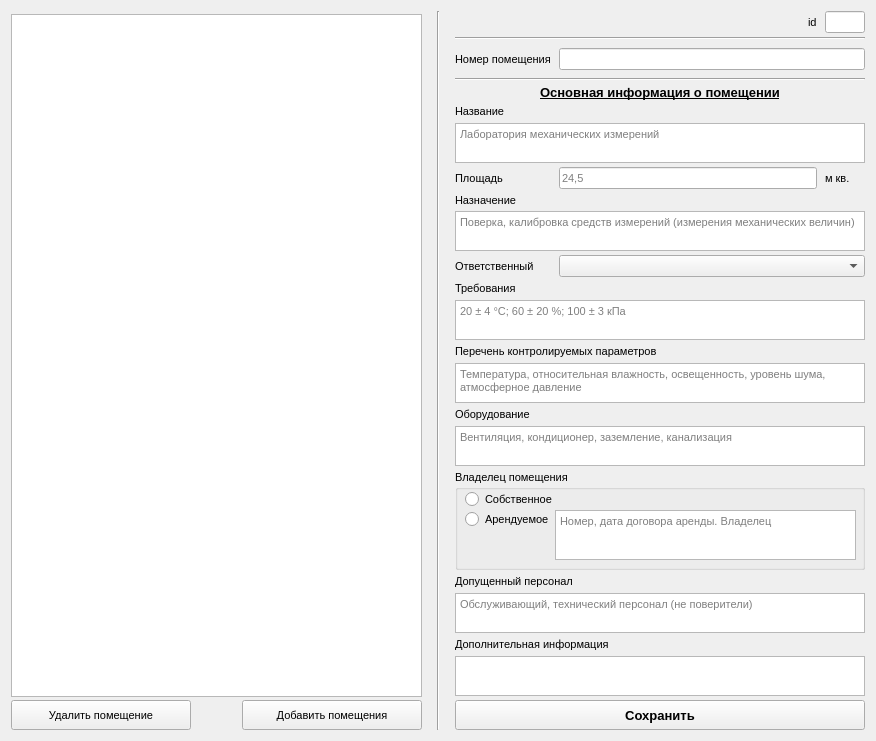
<?xml version="1.0" encoding="UTF-8"?>
<ui version="4.0">
 <class>Form</class>
 <widget class="QWidget" name="Form">
  <property name="geometry">
   <rect>
    <x>0</x>
    <y>0</y>
    <width>876</width>
    <height>741</height>
   </rect>
  </property>
  <property name="font">
   <font>
    <pointsize>8</pointsize>
   </font>
  </property>
  <property name="windowTitle">
   <string>Form</string>
  </property>
  <layout class="QGridLayout" name="gridLayout_2" columnstretch="0,0,0,0">
   <property name="horizontalSpacing">
    <number>15</number>
   </property>
   <property name="verticalSpacing">
    <number>3</number>
   </property>
   <item row="2" column="0">
    <layout class="QHBoxLayout" name="horizontalLayout_2">
     <property name="spacing">
      <number>10</number>
     </property>
     <item>
      <widget class="QPushButton" name="pushButton_delete">
       <property name="enabled">
        <bool>true</bool>
       </property>
       <property name="minimumSize">
        <size>
         <width>180</width>
         <height>30</height>
        </size>
       </property>
       <property name="maximumSize">
        <size>
         <width>180</width>
         <height>16777215</height>
        </size>
       </property>
       <property name="styleSheet">
        <string notr="true"/>
       </property>
       <property name="text">
        <string>Удалить помещение</string>
       </property>
      </widget>
     </item>
     <item>
      <spacer name="horizontalSpacer_2">
       <property name="orientation">
        <enum>Qt::Horizontal</enum>
       </property>
       <property name="sizeHint" stdset="0">
        <size>
         <width>40</width>
         <height>20</height>
        </size>
       </property>
      </spacer>
     </item>
     <item>
      <widget class="QPushButton" name="pushButton_add_rooms">
       <property name="enabled">
        <bool>true</bool>
       </property>
       <property name="minimumSize">
        <size>
         <width>180</width>
         <height>30</height>
        </size>
       </property>
       <property name="text">
        <string>Добавить помещения</string>
       </property>
      </widget>
     </item>
    </layout>
   </item>
   <item row="0" column="0">
    <layout class="QVBoxLayout" name="verticalLayout"/>
   </item>
   <item row="1" column="0">
    <widget class="QTreeView" name="treeView">
     <property name="enabled">
      <bool>true</bool>
     </property>
     <property name="minimumSize">
      <size>
       <width>0</width>
       <height>570</height>
      </size>
     </property>
    </widget>
   </item>
   <item row="0" column="2" rowspan="3">
    <widget class="Line" name="line">
     <property name="orientation">
      <enum>Qt::Vertical</enum>
     </property>
    </widget>
   </item>
   <item row="0" column="3" rowspan="3">
    <layout class="QGridLayout" name="gridLayout" columnstretch="0,0,0">
     <property name="horizontalSpacing">
      <number>8</number>
     </property>
     <property name="verticalSpacing">
      <number>4</number>
     </property>
     <item row="22" column="0" colspan="3">
      <widget class="QPlainTextEdit" name="plainTextEdit_room_info">
       <property name="maximumSize">
        <size>
         <width>16777215</width>
         <height>40</height>
        </size>
       </property>
       <property name="tabChangesFocus">
        <bool>true</bool>
       </property>
      </widget>
     </item>
     <item row="14" column="0" colspan="3">
      <widget class="QLabel" name="label_22">
       <property name="text">
        <string>Перечень контролируемых параметров</string>
       </property>
       <property name="alignment">
        <set>Qt::AlignLeading|Qt::AlignLeft|Qt::AlignVCenter</set>
       </property>
       <property name="wordWrap">
        <bool>true</bool>
       </property>
      </widget>
     </item>
     <item row="6" column="0" colspan="3">
      <widget class="QLabel" name="label_5">
       <property name="text">
        <string>Название</string>
       </property>
       <property name="alignment">
        <set>Qt::AlignLeading|Qt::AlignLeft|Qt::AlignVCenter</set>
       </property>
      </widget>
     </item>
     <item row="19" column="0" colspan="3">
      <widget class="QLabel" name="label_9">
       <property name="text">
        <string>Допущенный персонал</string>
       </property>
       <property name="alignment">
        <set>Qt::AlignLeading|Qt::AlignLeft|Qt::AlignVCenter</set>
       </property>
      </widget>
     </item>
     <item row="16" column="0" colspan="3">
      <widget class="QLabel" name="label_16">
       <property name="text">
        <string>Оборудование</string>
       </property>
       <property name="alignment">
        <set>Qt::AlignLeading|Qt::AlignLeft|Qt::AlignVCenter</set>
       </property>
      </widget>
     </item>
     <item row="10" column="0" colspan="3">
      <widget class="QPlainTextEdit" name="plainTextEdit_room_purpose">
       <property name="maximumSize">
        <size>
         <width>16777215</width>
         <height>40</height>
        </size>
       </property>
       <property name="tabChangesFocus">
        <bool>true</bool>
       </property>
       <property name="placeholderText">
        <string>Поверка, калибровка средств измерений (измерения механических величин)</string>
       </property>
      </widget>
     </item>
     <item row="5" column="0" colspan="3">
      <widget class="QLabel" name="label_2">
       <property name="font">
        <font>
         <pointsize>10</pointsize>
         <underline>true</underline>
        </font>
       </property>
       <property name="frameShape">
        <enum>QFrame::NoFrame</enum>
       </property>
       <property name="frameShadow">
        <enum>QFrame::Plain</enum>
       </property>
       <property name="lineWidth">
        <number>0</number>
       </property>
       <property name="midLineWidth">
        <number>0</number>
       </property>
       <property name="text">
        <string>&lt;html&gt;&lt;head/&gt;&lt;body&gt;&lt;p&gt;&lt;span style=&quot; font-weight:600;&quot;&gt;Основная информация о помещении&lt;/span&gt;&lt;/p&gt;&lt;/body&gt;&lt;/html&gt;</string>
       </property>
       <property name="alignment">
        <set>Qt::AlignCenter</set>
       </property>
       <property name="margin">
        <number>0</number>
       </property>
       <property name="indent">
        <number>-1</number>
       </property>
      </widget>
     </item>
     <item row="17" column="0" colspan="3">
      <widget class="QPlainTextEdit" name="plainTextEdit_room_equipment">
       <property name="maximumSize">
        <size>
         <width>16777215</width>
         <height>40</height>
        </size>
       </property>
       <property name="tabChangesFocus">
        <bool>true</bool>
       </property>
       <property name="placeholderText">
        <string>Вентиляция, кондиционер, заземление, канализация</string>
       </property>
      </widget>
     </item>
     <item row="8" column="0">
      <widget class="QLabel" name="label_6">
       <property name="text">
        <string>Площадь</string>
       </property>
       <property name="alignment">
        <set>Qt::AlignLeading|Qt::AlignLeft|Qt::AlignVCenter</set>
       </property>
      </widget>
     </item>
     <item row="0" column="2">
      <widget class="QLineEdit" name="lineEdit_room_id">
       <property name="sizePolicy">
        <sizepolicy hsizetype="Expanding" vsizetype="Fixed">
         <horstretch>0</horstretch>
         <verstretch>0</verstretch>
        </sizepolicy>
       </property>
       <property name="maximumSize">
        <size>
         <width>40</width>
         <height>16777215</height>
        </size>
       </property>
       <property name="alignment">
        <set>Qt::AlignCenter</set>
       </property>
       <property name="readOnly">
        <bool>true</bool>
       </property>
      </widget>
     </item>
     <item row="11" column="1" colspan="2">
      <widget class="QComboBox" name="comboBox_room_responsible_person">
       <property name="sizeAdjustPolicy">
        <enum>QComboBox::AdjustToMinimumContentsLength</enum>
       </property>
       <property name="frame">
        <bool>true</bool>
       </property>
      </widget>
     </item>
     <item row="11" column="0">
      <widget class="QLabel" name="label_8">
       <property name="text">
        <string>Ответственный</string>
       </property>
       <property name="alignment">
        <set>Qt::AlignLeading|Qt::AlignLeft|Qt::AlignVCenter</set>
       </property>
       <property name="buddy">
        <cstring>comboBox_room_responsible_person</cstring>
       </property>
      </widget>
     </item>
     <item row="9" column="0" colspan="3">
      <widget class="QLabel" name="label_4">
       <property name="text">
        <string>Назначение</string>
       </property>
       <property name="alignment">
        <set>Qt::AlignLeading|Qt::AlignLeft|Qt::AlignVCenter</set>
       </property>
      </widget>
     </item>
     <item row="7" column="0" colspan="3">
      <widget class="QPlainTextEdit" name="plainTextEdit_room_name">
       <property name="maximumSize">
        <size>
         <width>16777215</width>
         <height>40</height>
        </size>
       </property>
       <property name="tabChangesFocus">
        <bool>true</bool>
       </property>
       <property name="placeholderText">
        <string>Лаборатория механических измерений</string>
       </property>
      </widget>
     </item>
     <item row="12" column="0" colspan="3">
      <widget class="QLabel" name="label_10">
       <property name="text">
        <string>Требования</string>
       </property>
       <property name="alignment">
        <set>Qt::AlignLeading|Qt::AlignLeft|Qt::AlignVCenter</set>
       </property>
      </widget>
     </item>
     <item row="15" column="0" colspan="3">
      <widget class="QPlainTextEdit" name="plainTextEdit_room_conditions">
       <property name="maximumSize">
        <size>
         <width>16777215</width>
         <height>40</height>
        </size>
       </property>
       <property name="tabChangesFocus">
        <bool>true</bool>
       </property>
       <property name="placeholderText">
        <string>Температура, относительная влажность, освещенность, уровень шума, атмосферное давление</string>
       </property>
      </widget>
     </item>
     <item row="13" column="0" colspan="3">
      <widget class="QPlainTextEdit" name="plainTextEdit_room_requirements">
       <property name="maximumSize">
        <size>
         <width>16777215</width>
         <height>40</height>
        </size>
       </property>
       <property name="tabChangesFocus">
        <bool>true</bool>
       </property>
       <property name="placeholderText">
        <string>20 ± 4 °С; 60 ± 20 %; 100 ± 3 кПа</string>
       </property>
      </widget>
     </item>
     <item row="21" column="0" colspan="3">
      <widget class="QLabel" name="label_18">
       <property name="text">
        <string>Дополнительная информация</string>
       </property>
       <property name="alignment">
        <set>Qt::AlignLeading|Qt::AlignLeft|Qt::AlignVCenter</set>
       </property>
       <property name="wordWrap">
        <bool>true</bool>
       </property>
      </widget>
     </item>
     <item row="20" column="0" colspan="3">
      <widget class="QPlainTextEdit" name="plainTextEdit_room_personal">
       <property name="sizePolicy">
        <sizepolicy hsizetype="Expanding" vsizetype="Expanding">
         <horstretch>0</horstretch>
         <verstretch>0</verstretch>
        </sizepolicy>
       </property>
       <property name="minimumSize">
        <size>
         <width>0</width>
         <height>0</height>
        </size>
       </property>
       <property name="maximumSize">
        <size>
         <width>16777215</width>
         <height>40</height>
        </size>
       </property>
       <property name="tabChangesFocus">
        <bool>true</bool>
       </property>
       <property name="placeholderText">
        <string>Обслуживающий, технический персонал (не поверители)</string>
       </property>
      </widget>
     </item>
     <item row="0" column="0" colspan="2">
      <layout class="QHBoxLayout" name="horizontalLayout">
       <property name="spacing">
        <number>6</number>
       </property>
       <item>
        <spacer name="horizontalSpacer">
         <property name="orientation">
          <enum>Qt::Horizontal</enum>
         </property>
         <property name="sizeHint" stdset="0">
          <size>
           <width>40</width>
           <height>20</height>
          </size>
         </property>
        </spacer>
       </item>
       <item>
        <widget class="QLabel" name="label">
         <property name="text">
          <string>id</string>
         </property>
        </widget>
       </item>
      </layout>
     </item>
     <item row="1" column="0" colspan="3">
      <widget class="Line" name="line_2">
       <property name="orientation">
        <enum>Qt::Horizontal</enum>
       </property>
      </widget>
     </item>
     <item row="4" column="0" colspan="3">
      <widget class="Line" name="line_3">
       <property name="orientation">
        <enum>Qt::Horizontal</enum>
       </property>
      </widget>
     </item>
     <item row="8" column="1">
      <widget class="QLineEdit" name="lineEdit_room_area">
       <property name="placeholderText">
        <string>24,5</string>
       </property>
      </widget>
     </item>
     <item row="8" column="2">
      <widget class="QLabel" name="label_7">
       <property name="text">
        <string>м кв.</string>
       </property>
       <property name="alignment">
        <set>Qt::AlignLeading|Qt::AlignLeft|Qt::AlignVCenter</set>
       </property>
      </widget>
     </item>
     <item row="18" column="0" colspan="3">
      <widget class="QGroupBox" name="groupBox">
       <property name="minimumSize">
        <size>
         <width>0</width>
         <height>100</height>
        </size>
       </property>
       <property name="title">
        <string>Владелец помещения</string>
       </property>
       <widget class="QRadioButton" name="radioButton_own">
        <property name="geometry">
         <rect>
          <x>10</x>
          <y>20</y>
          <width>90</width>
          <height>19</height>
         </rect>
        </property>
        <property name="text">
         <string>Собственное</string>
        </property>
       </widget>
       <widget class="QRadioButton" name="radioButton_rent">
        <property name="geometry">
         <rect>
          <x>10</x>
          <y>40</y>
          <width>90</width>
          <height>19</height>
         </rect>
        </property>
        <property name="text">
         <string>Арендуемое</string>
        </property>
       </widget>
       <widget class="QPlainTextEdit" name="plainTextEdit_rent">
        <property name="geometry">
         <rect>
          <x>100</x>
          <y>40</y>
          <width>301</width>
          <height>50</height>
         </rect>
        </property>
        <property name="placeholderText">
         <string>Номер, дата договора аренды. Владелец</string>
        </property>
       </widget>
      </widget>
     </item>
     <item row="23" column="0" colspan="3">
      <widget class="QPushButton" name="pushButton_save">
       <property name="enabled">
        <bool>true</bool>
       </property>
       <property name="minimumSize">
        <size>
         <width>0</width>
         <height>30</height>
        </size>
       </property>
       <property name="font">
        <font>
         <pointsize>10</pointsize>
         <weight>75</weight>
         <bold>true</bold>
        </font>
       </property>
       <property name="styleSheet">
        <string notr="true"/>
       </property>
       <property name="text">
        <string>Сохранить</string>
       </property>
      </widget>
     </item>
     <item row="2" column="1" rowspan="2" colspan="2">
      <widget class="QLineEdit" name="lineEdit_room_number"/>
     </item>
     <item row="2" column="0" rowspan="2">
      <widget class="QLabel" name="label_3">
       <property name="text">
        <string>Номер помещения</string>
       </property>
       <property name="alignment">
        <set>Qt::AlignLeading|Qt::AlignLeft|Qt::AlignVCenter</set>
       </property>
       <property name="buddy">
        <cstring>lineEdit_room_number</cstring>
       </property>
      </widget>
     </item>
    </layout>
   </item>
  </layout>
 </widget>
 <resources/>
 <connections/>
</ui>
